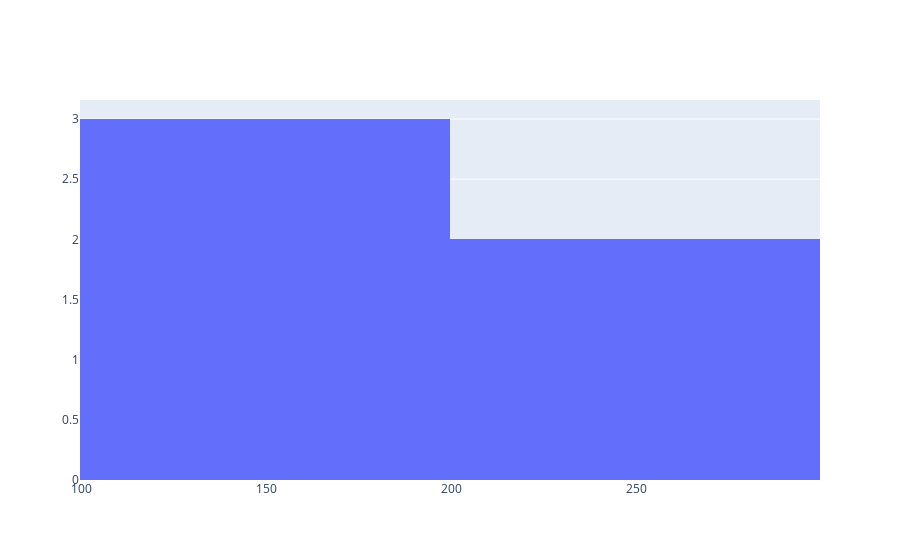

Source (notebook cell):
### Code cell
fig = go.Figure()
fig.add_trace(go.Histogram(histfunc="count",  x=actors_movies_1920['primaryName'].value_counts()[:5]))

fig.update_layout(autosize=False)
fig.show()

### Figure 1 — Plotly figure (JSON) as saved in the notebook; plotly's stock layout.template omitted (floating-point values rounded to 4 significant figures)
{"data": [{"histfunc": "count", "type": "histogram", "x": [262, 200, 178, 159, 117]}], "layout": {"autosize": false}}
